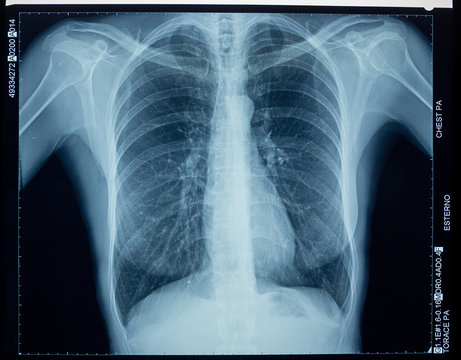
#> input picture Xray.jpg, 461 x 360 px, found by its file name
$ python ComputerVision.py
#> lines starting #> are read from the running program, lines starting #| are printed output that depends on the picture
import cv2
import matplotlib.pyplot as plt
import numpy as np
from pathlib import Path

# Get the path of the folder where ComputerVision.py is saved
script_dir = Path(__file__).parent

# Target the image inside your new images folder
filename = str(script_dir / "images" / "Xray.jpg")

# Load the image
img = cv2.imread(filename)
#> img is the input picture: shape (360, 461, 3); mean B, G, R 115.3, 98.3, 73


# filename=
# img= cv2.imread(filename)
[m,n,c] = img.shape
#> m = 360; n = 461; c = 3
img1= cv2.cvtColor(img, cv2.COLOR_BGR2RGB)
b= img[:, :, 0]
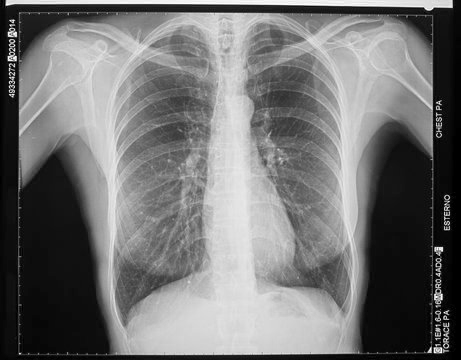
#> b: shape (360, 461); min 0, max 255, mean 115.3
g= img[:, :, 1]
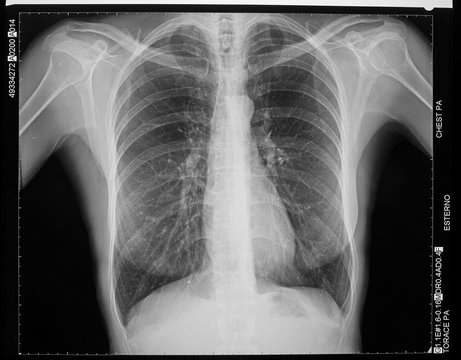
#> g: shape (360, 461); min 0, max 255, mean 98.3
r= img[:, :, 2]
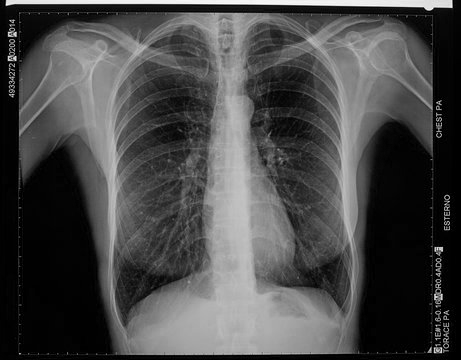
#> r: shape (360, 461); min 0, max 254, mean 73

grey_img=np.uint8(np.zeros([m,n]))

for i in range(m):
    for j in range(n):
        grey_value=0.114*b[i,j] + 0.587*g[i,j] + 0.299*r[i,j]
        grey_img[i,j]=grey_value

Neg_img=np.uint8(np.zeros([m,n]))

for i in range(m):
    for j in range(n):
        Neg=255-grey_img[i,j]
        Neg_img[i,j]=Neg
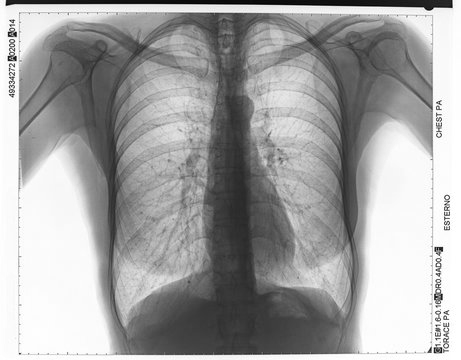
#> Neg_img: shape (360, 461); min 1, max 255, mean 162.9

plt.figure(figsize=(15,5))

plt.subplot(131)
plt.imshow(img1)
plt.title('Original image')
plt.axis('off')

plt.subplot(132)
plt.imshow(grey_img, cmap='gray')
plt.title('Grey_Scale image')
plt.axis('off')

plt.subplot(133)
plt.imshow(Neg_img, cmap='gray')
plt.title('Negative image')
plt.axis('off')

plt.tight_layout()
plt.savefig('Output.png')
